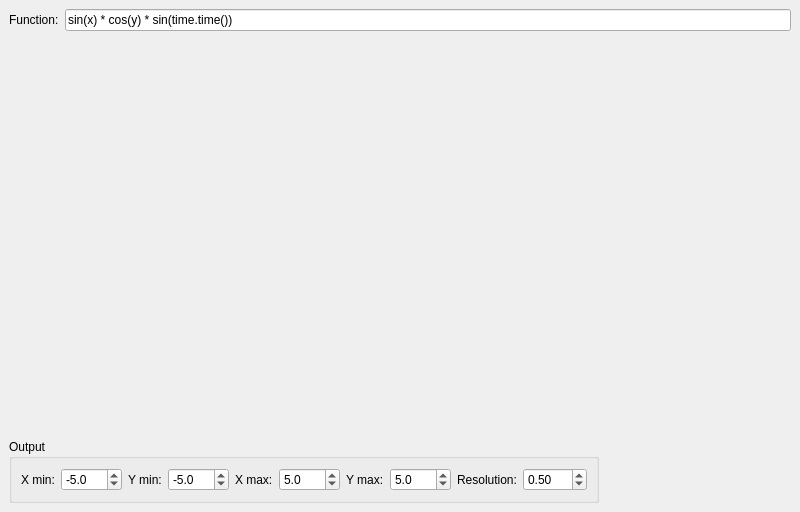
<?xml version="1.0" encoding="UTF-8"?>
<ui version="4.0">
 <class>WindowPlotter</class>
 <widget class="QMainWindow" name="WindowPlotter">
  <property name="geometry">
   <rect>
    <x>0</x>
    <y>0</y>
    <width>800</width>
    <height>512</height>
   </rect>
  </property>
  <property name="windowTitle">
   <string>Qt integration sample</string>
  </property>
  <widget class="QWidget" name="centralwidget">
   <layout class="QVBoxLayout" name="verticalLayout">
    <item>
     <layout class="QHBoxLayout" name="horizontalLayout">
      <item>
       <widget class="QLabel" name="label_6">
        <property name="text">
         <string>Function:</string>
        </property>
       </widget>
      </item>
      <item>
       <widget class="QLineEdit" name="FormulaLineEdit">
        <property name="text">
         <string>sin(x) * cos(y) * sin(time.time())</string>
        </property>
       </widget>
      </item>
     </layout>
    </item>
    <item>
     <widget class="QWidget" name="viewport_widget" native="true">
      <property name="sizePolicy">
       <sizepolicy hsizetype="Preferred" vsizetype="MinimumExpanding">
        <horstretch>0</horstretch>
        <verstretch>0</verstretch>
       </sizepolicy>
      </property>
      <property name="maximumSize">
       <size>
        <width>16777215</width>
        <height>16777215</height>
       </size>
      </property>
     </widget>
    </item>
    <item>
     <layout class="QHBoxLayout" name="horizontalLayout_3">
      <item>
       <widget class="QGroupBox" name="groupBox">
        <property name="title">
         <string>Output</string>
        </property>
        <layout class="QHBoxLayout" name="horizontalLayout_2">
         <item>
          <widget class="QLabel" name="label">
           <property name="text">
            <string>X min:</string>
           </property>
          </widget>
         </item>
         <item>
          <widget class="QDoubleSpinBox" name="XMinDoubleSpinBox">
           <property name="decimals">
            <number>1</number>
           </property>
           <property name="minimum">
            <double>-100.000000000000000</double>
           </property>
           <property name="value">
            <double>-5.000000000000000</double>
           </property>
          </widget>
         </item>
         <item>
          <widget class="QLabel" name="label_2">
           <property name="text">
            <string>Y min:</string>
           </property>
          </widget>
         </item>
         <item>
          <widget class="QDoubleSpinBox" name="YMinDoubleSpinBox">
           <property name="decimals">
            <number>1</number>
           </property>
           <property name="minimum">
            <double>-100.000000000000000</double>
           </property>
           <property name="value">
            <double>-5.000000000000000</double>
           </property>
          </widget>
         </item>
         <item>
          <widget class="QLabel" name="label_3">
           <property name="text">
            <string>X max:</string>
           </property>
          </widget>
         </item>
         <item>
          <widget class="QDoubleSpinBox" name="XMaxDoubleSpinBox">
           <property name="decimals">
            <number>1</number>
           </property>
           <property name="minimum">
            <double>-100.000000000000000</double>
           </property>
           <property name="value">
            <double>5.000000000000000</double>
           </property>
          </widget>
         </item>
         <item>
          <widget class="QLabel" name="label_4">
           <property name="text">
            <string>Y max:</string>
           </property>
          </widget>
         </item>
         <item>
          <widget class="QDoubleSpinBox" name="YMaxDoubleSpinBox">
           <property name="decimals">
            <number>1</number>
           </property>
           <property name="minimum">
            <double>-100.000000000000000</double>
           </property>
           <property name="value">
            <double>5.000000000000000</double>
           </property>
          </widget>
         </item>
         <item>
          <widget class="QLabel" name="label_5">
           <property name="text">
            <string>Resolution:</string>
           </property>
          </widget>
         </item>
         <item>
          <widget class="QDoubleSpinBox" name="ResolutionSpinBox">
           <property name="minimum">
            <double>0.100000000000000</double>
           </property>
           <property name="maximum">
            <double>100.000000000000000</double>
           </property>
           <property name="singleStep">
            <double>0.100000000000000</double>
           </property>
           <property name="value">
            <double>0.500000000000000</double>
           </property>
          </widget>
         </item>
        </layout>
       </widget>
      </item>
      <item>
       <spacer name="horizontalSpacer">
        <property name="orientation">
         <enum>Qt::Horizontal</enum>
        </property>
        <property name="sizeHint" stdset="0">
         <size>
          <width>40</width>
          <height>20</height>
         </size>
        </property>
       </spacer>
      </item>
     </layout>
    </item>
   </layout>
  </widget>
 </widget>
 <resources/>
 <connections/>
</ui>
